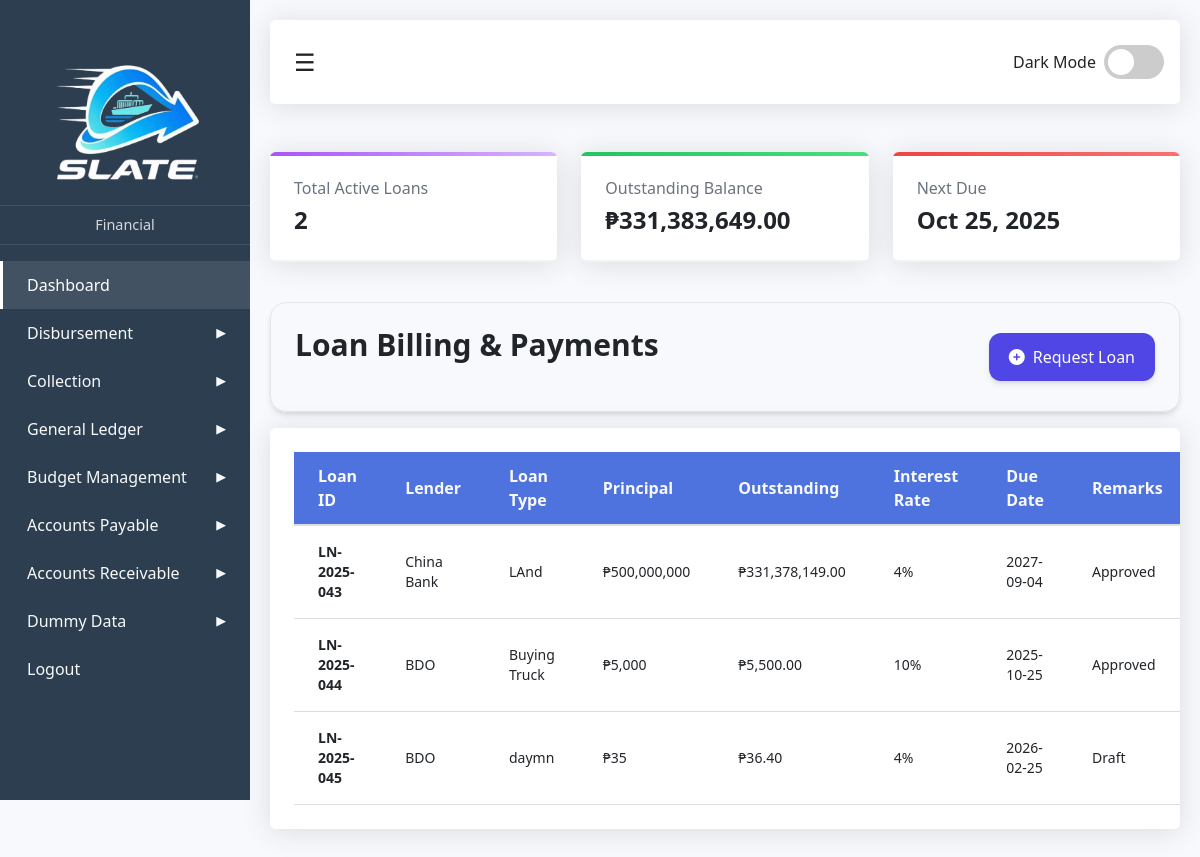
The page /pages/ap/loan.php on the database its author committed.
### tables this page shows
CREATE TABLE `loan` (
  `LoanID` int(11) NOT NULL,
  `LoanTitle` varchar(500) NOT NULL,
  `loanAmount` int(11) NOT NULL,
  `interestRate` int(11) NOT NULL,
  `paidAmount` int(11) NOT NULL,
  `startDate` date NOT NULL,
  `EndDate` date NOT NULL,
  `PaymentTerms` int(11) DEFAULT NULL,
  `Notes` varchar(500) NOT NULL,
  `Archive` enum('YES','NO','','') NOT NULL DEFAULT 'NO',
  `VendorID` int(11) DEFAULT NULL,
  `Status` enum('Overdue','Pending','Partially Paid','Paid') NOT NULL DEFAULT 'Pending',
  `dateReceived` datetime DEFAULT NULL,
  `paymentMethod` enum('Cash','Check','Bank Transfer') DEFAULT NULL,
  `installment` int(11) DEFAULT NULL,
  `AmountperMonth` int(11) DEFAULT NULL,
  `dueday` int(11) DEFAULT NULL,
  `collateral` varchar(500) DEFAULT NULL,
  `PenaltyInterest` int(11) NOT NULL,
  `PenaltyDetails` varchar(1000) DEFAULT NULL,
  `created_at` datetime DEFAULT current_timestamp(),
  `pdf_filename` blob DEFAULT NULL,
  `Remarks` enum('Draft','Approved','Rejected','') DEFAULT 'Draft'
);

CREATE TABLE `vendor` (
  `vendor_id` int(11) NOT NULL,
  `vendor_name` varchar(255) DEFAULT NULL,
  `contact_info` varchar(255) DEFAULT NULL,
  `address` varchar(255) DEFAULT NULL,
  `Email` varchar(500) NOT NULL,
  `Contact_person` varchar(500) NOT NULL,
  `Status` enum('Active','Inactive','','') NOT NULL DEFAULT 'Active',
  `Archive` enum('YES','NO') NOT NULL DEFAULT 'NO'
);

### crud/ap/loan2.php (called while the page is built, shortened)
<?php
function getActiveLoans($pdo) {
    $sql = "
        SELECT
            l.LoanID,
            l.LoanTitle,
            l.LoanAmount,
            l.interestRate,
            l.paidAmount,
            l.startDate,
            l.EndDate,
            l.Status,
            l.pdf_filename,
            l.Remarks,
            v.vendor_name as lender
        FROM loan l
        LEFT JOIN vendor v ON l.VendorID = v.vendor_id
        WHERE l.Archive = 'NO' AND l.Status != 'Paid'
        ORDER BY l.LoanID
    ";
    $stmt = $pdo->prepare($sql);
    $stmt->execute();
    $loans = [];
    while ($row = $stmt->fetch()) {
        $principal = $row['LoanAmount'];
        $interestRate = $row['interestRate'];
        $paid = $row['paidAmount'] ?? 0;
        $totalInterest = $principal * ($interestRate / 100);
        $totalRepayable = $principal + $totalInterest;
        $outstanding = $totalRepayable - $paid;
        $monthlyDue = ($outstanding > 0) ? ($outstanding + ($outstanding * $interestRate / 100)) / 12 : 0;
        $dueDate = date('Y-m-d', strtotime($row['EndDate']));
        $loans[] = [
            'id' => 'LN-' . date('Y') . '-' . str_pad($row['LoanID'], 3, '0', STR_PAD_LEFT),
            'rawId' => $row['LoanID'],
            'lender' => $row['lender'],
            'title' => $row['LoanTitle'],
            'principal' => '₱' . number_format($principal),
            'outstanding' => '₱' . number_format($outstanding, 2),
            'rate' => $interestRate . '%',
            'monthlyDue' => '₱' . number_format($monthlyDue, 0),
            'dueDate' => $dueDate,
            'status' => $row['Status'],
            'pdf_filename' => $row['pdf_filename'],
            'remarks' => $row['Remarks'] ?? 'Draft'
        ];
    }
    return $loans;
}
function getTotalActiveLoans($pdo) {
    $sql = "SELECT COUNT(*) as count FROM loan WHERE Archive = 'NO' AND Status != 'Paid' AND Remarks = 'Approved' ";
    $stmt = $pdo->prepare($sql);
    $stmt->execute();
    $row = $stmt->fetch();
    return $row['count'];
}
function getTotalOutstanding($pdo) {
    $sql = "
        SELECT l.LoanID, l.LoanAmount, COALESCE(l.paidAmount, 0) as paidAmount, l.interestRate
        FROM loan l
        WHERE l.Archive = 'NO' AND l.Status != 'Paid' AND Remarks = 'Approved'
    ";
    $stmt = $pdo->prepare($sql);
    $stmt->execute();
    $totalOutstanding = 0;
    while ($row = $stmt->fetch()) {
        $principal = $row['LoanAmount'];
        $interestRate = $row['interestRate'];
        $paid = $row['paidAmount'];
        $totalInterest = $principal * ($interestRate / 100);
        $totalRepayable = $principal + $totalInterest;
        $outstanding = $totalRepayable - $paid;
        $totalOutstanding += $outstanding;
    }
    return '₱' . number_format($totalOutstanding, 2);
}
function getNextDueDate($pdo) {
    $sql = "
        SELECT MIN(EndDate) as nextDue
        FROM loan
        WHERE Archive = 'NO' AND Status != 'Paid' AND Remarks = 'Approved'
    ";
    $stmt = $pdo->prepare($sql);
    $stmt->execute();
    $row = $stmt->fetch();
    return !empty($row['nextDue'])
    ? date('M d, Y', strtotime($row['nextDue']))
    : 'No Active Loan';
}
?>

### contents/ap/vendor.php (the view, shortened to what this page needs)
<div class="container w-full">
    <div class="flex flex-col md:flex-row md:items-center md:justify-between  shadow-md rounded-2xl p-6 border border-gray-200 mb-4">
        <div>
            <h1 class="text-3xl font-bold  mb-6">Loan Billing & Payments</h1>
        </div>
        <div class="mt-4 md:mt-0">
            <button id="toggleFormBtn" class="bg-indigo-600 hover:bg-indigo-700 text-white px-5 py-3 rounded-xl shadow-md flex items-center gap-2 transition">
                <i class="fas fa-plus-circle"></i>
                Request Loan
            </button>
        </div>
    </div>
</div>
<div class="table-section" id="invoiceTableSection">
    <table id="employeesTable">
        <thead>
            <tr>
                <th class="px-6 py-3">Loan ID</th>
                <th class="px-6 py-3">Lender</th>
                <th class="px-6 py-3">Loan Type</th>
                <th class="px-6 py-3">Principal</th>
                <th class="px-6 py-3">Outstanding</th>
                <th class="px-6 py-3">Interest Rate</th>
                <th class="px-6 py-3">Due Date</th>
                <th class="px-6 py-3">Remarks</th>
            </tr>
        </thead>
        <tbody class="divide-y text-sm">
            <?php
            $loans = getActiveLoans($pdo);
            if (empty($loans)) {
                echo '<tr><td colspan="11" class="px-6 py-4 text-center text-gray-500">No active loans available.</td></tr>';
            } else {
                foreach ($loans as $loan):
                ?>
                <tr>
                    <td class="px-6 py-4 font-semibold"><?php echo htmlspecialchars($loan['id']); ?></td>
                    <td class="px-6 py-4"><?php echo htmlspecialchars($loan['lender']); ?></td>
                    <td class="px-6 py-4"><?php echo htmlspecialchars($loan['title']); ?></td>
                    <td class="px-6 py-4"><?php echo $loan['principal']; ?></td>
                    <td class="px-6 py-4"><?php echo $loan['outstanding']; ?></td>
                    <td class="px-6 py-4"><?php echo $loan['rate']; ?></td>
                    <td class="px-6 py-4"><?php echo $loan['dueDate']; ?></td>
                    <td class="px-6 py-4"><?php echo htmlspecialchars($loan['remarks']); ?></td>
                </tr>
                <?php endforeach;
            } ?>
        </tbody>
    </table>
</div>

### pages/ap/loan.php (shortened to what this page needs)
<?php include __DIR__ . '/../../crud/ap/loan.php'; ?>
<?php include __DIR__ . '/../../crud/ap/loan2.php'; ?>
<!DOCTYPE html>
<html lang="en">
<head>
 <?php include "../../static/head/header.php" ?>
</head>
<body>
    <?php include "../sidebar.php"; ?>
    <?php include __DIR__ . '/../../cards/ap/loan.php'; ?>
    <?php include __DIR__ . '/../../contents/ap/vendor.php'; ?>    <br>
</div>
</body>
</html>

### static/head/header.php (shortened to what this page needs)
<link rel="stylesheet" href="../../static/css/filter.css?v=<?php echo time(); ?>">
    <link href="https://cdn.jsdelivr.net/npm/tailwindcss@2.2.19/dist/tailwind.min.css" rel="stylesheet">
    <link href="https://cdnjs.cloudflare.com/ajax/libs/font-awesome/6.5.0/css/all.min.css" rel="stylesheet">
    <link rel="stylesheet" href="../../static/css/sidebar.css?v=<?php echo time(); ?>">

### pages/sidebar.php (shortened to what this page needs)
<?php $baseURL = '../../pages/'; ?>
     <div class="sidebar" id="sidebar">
    <div class="logo">
<img src="../../image/logo.png" alt="SLATE Logo">
    </div>
    <div class="system-name">Financial</div>
    <a href="<?php echo $baseURL; ?>dashboard/dashboard.php" class="sidebar-item active">Dashboard</a>
   <div class="dropdown">
  <a href="#" class="sidebar-item dropdown-toggle">
    Disbursement
    <span class="arrow">▶</span>
  </a>
 </div>
 <div class="dropdown">
  <a href="#" class="sidebar-item dropdown-toggle">
    Collection
    <span class="arrow">▶</span>
  </a>
 </div>
 <div class="dropdown">
  <a href="#" class="sidebar-item dropdown-toggle">
    General Ledger
    <span class="arrow">▶</span>
  </a>
 </div>
 <div class="dropdown">
  <a href="#" class="sidebar-item dropdown-toggle">
    Budget Management
    <span class="arrow">▶</span>
  </a>
 </div>
 <div class="dropdown">
  <a href="#" class="sidebar-item dropdown-toggle">
   Accounts Payable
    <span class="arrow">▶</span>
  </a>
 </div>
 <div class="dropdown">
  <a href="#" class="sidebar-item dropdown-toggle">
   Accounts Receivable
    <span class="arrow">▶</span>
  </a>
 </div>
 <div class="dropdown">
  <a href="#" class="sidebar-item dropdown-toggle">
   Dummy Data
    <span class="arrow">▶</span>
  </a>
 </div>
            <a href="../login.php" class="sidebar-item">Logout</a>
  </div>
     <div class="content" id="mainContent">
    <div class="header">
        <div class="hamburger" id="hamburger">☰</div>
        <div class="theme-toggle-container">
            <span class="theme-label">Dark Mode</span>
            <label class="theme-switch">
                <span class="slider"></span>
            </label>
        </div>
    </div>
    <br>

### cards/ap/loan.php
<div class="grid grid-cols-1 md:grid-cols-3 gap-6 mb-10">
  <div class="quick-stat-card purple border-b-2 border-opacity-50">
    <p class="text-gray-500">Total Active Loans</p>
    <h2 class="text-2xl font-semibold mt-1"><?php echo getTotalActiveLoans($pdo); ?></h2>
  </div>
  <div class="quick-stat-card green border-b-2 border-opacity-50">
    <p class="text-gray-500">Outstanding Balance</p>
    <h2 class="text-2xl font-semibold mt-1"><?php echo getTotalOutstanding($pdo); ?></h2>
  </div>
  <div class="quick-stat-card red border-b-2 border-opacity-50">
    <p class="text-gray-500">Next Due</p>
    <h2 class="text-2xl font-semibold mt-1"><?php echo getNextDueDate($pdo); ?></h2>
  </div>
</div>

### static/css/sidebar.css (style rules this page uses)
:root { --sidebar-width: 250px; --primary-color: #4e73df; --secondary-color: #f8f9fc; --dark-bg: #1a1a2e; --dark-card: #16213e; --text-light: #f8f9fa; --text-dark: #212529; --success-color: #1cc88a; --info-color: #36b9cc; --border-radius: 0.35rem; --shadow: 0 0.15rem 1.75rem 0 rgba(58, 59, 69, 0.15); --gradient-blue: linear-gradient(135deg, #4e73df, #7aa2f7); --gradient-red: linear-gradient(135deg, #ef4444, #f87171); --gradient-yellow: linear-gradient(135deg, #facc15, #fde047); --gradient-green: linear-gradient(135deg, #22c55e, #4ade80); --gradient-purple: linear-gradient(135deg, #a855f7, #d8b4fe); --gradient-orange: linear-gradient(135deg, #f97316, #fdba74); }
* { box-sizing: border-box; margin: 0; padding: 0; }
body { font-family: 'Segoe UI', system-ui, sans-serif; overflow-x: hidden; background-color: var(--secondary-color); color: var(--text-dark); transition: all 0.3s; }
.sidebar { width: var(--sidebar-width); height: 100vh; position: fixed; left: 0; top: 0; background: #2c3e50; color: white; padding: 0; transition: transform 0.3s ease; z-index: 1000; transform: translateX(0); overflow-y: auto; }
.content { margin-left: var(--sidebar-width); padding: 20px; transition: margin-left 0.3s ease; }
.sidebar .logo { padding: 1.5rem; text-align: center; border-bottom: 1px solid rgba(255, 255, 255, 0.1); }
.sidebar .logo img { max-width: 100%; height: auto; }
.system-name { padding: 0.5rem 1.5rem; font-size: 0.9rem; color: rgba(255, 255, 255, 0.8); text-align: center; border-bottom: 1px solid rgba(255, 255, 255, 0.1); margin-bottom: 1rem; }
.sidebar-item { display: block; color: var(--text-light); padding: 0.75rem 1.5rem; text-decoration: none; border-left: 3px solid transparent; transition: all 0.3s; }
.sidebar-item:hover, .sidebar-item.active { background-color: rgba(255, 255, 255, 0.1); color: white; border-left: 3px solid white; }
.dropdown { position: relative; }
.dropdown-toggle { cursor: pointer; display: flex; align-items: center; justify-content: space-between; }
.dropdown-toggle .arrow { font-size: 0.8rem; transition: transform 0.3s; }
.header { background-color: white; padding: 1rem; border-radius: var(--border-radius); box-shadow: var(--shadow); margin-bottom: 1.5rem; display: flex; align-items: center; justify-content: space-between; }
.hamburger { font-size: 1.5rem; cursor: pointer; padding: 0.5rem; }
.table-section { background-color: white; padding: 1.5rem; border-radius: var(--border-radius); box-shadow: var(--shadow); overflow-x: auto; }
table { width: 100%; border-collapse: separate; border-spacing: 0; }
th { padding: 1rem; text-align: left; color: var(--text-light); border-bottom: 2px solid #ddd; }
td { padding: 1rem; text-align: left; color: var(--text-dark); border-bottom: 1px solid #ddd; }
thead { background-color: var(--primary-color); color: white; }
.theme-toggle-container { display: flex; align-items: center; gap: 0.5rem; }
.theme-switch { position: relative; display: inline-block; width: 60px; height: 34px; }
.slider { position: absolute; cursor: pointer; top: 0; left: 0; right: 0; bottom: 0; background-color: #ccc; transition: .4s; border-radius: 34px; }
.slider:before { position: absolute; content: ""; height: 26px; width: 26px; left: 4px; bottom: 4px; background-color: white; transition: .4s; border-radius: 50%; }
.quick-stat-card { background: white; border-radius: var(--border-radius); box-shadow: var(--shadow); padding: 1.5rem; transition: all 0.3s ease; position: relative; overflow: hidden; }
.quick-stat-card::before { content: ''; position: absolute; top: 0; left: 0; width: 100%; height: 4px; background: var(--gradient-blue); }
.quick-stat-card.red::before { background: var(--gradient-red); }
.quick-stat-card.green::before { background: var(--gradient-green); }
.quick-stat-card.purple::before { background: var(--gradient-purple); }

### rows shown on the page
loan: id "LN-2025-043", VendorID.vendor_name "China Bank", LoanTitle "LAnd", principal "₱500,000,000", outstanding "₱331,378,149.00", rate "4%", EndDate "2027-09-04", Remarks "Approved"
loan: id "LN-2025-044", VendorID.vendor_name "BDO", LoanTitle "Buying Truck", principal "₱5,000", outstanding "₱5,500.00", rate "10%", EndDate "2025-10-25", Remarks "Approved"
loan: id "LN-2025-045", VendorID.vendor_name "BDO", LoanTitle "daymn", principal "₱35", outstanding "₱36.40", rate "4%", EndDate "2026-02-25", Remarks "Draft"

### other values the page prints
getTotalActiveLoans($pdo) "2"
getTotalOutstanding($pdo) "₱331,383,649.00"
getNextDueDate($pdo) "Oct 25, 2025"
